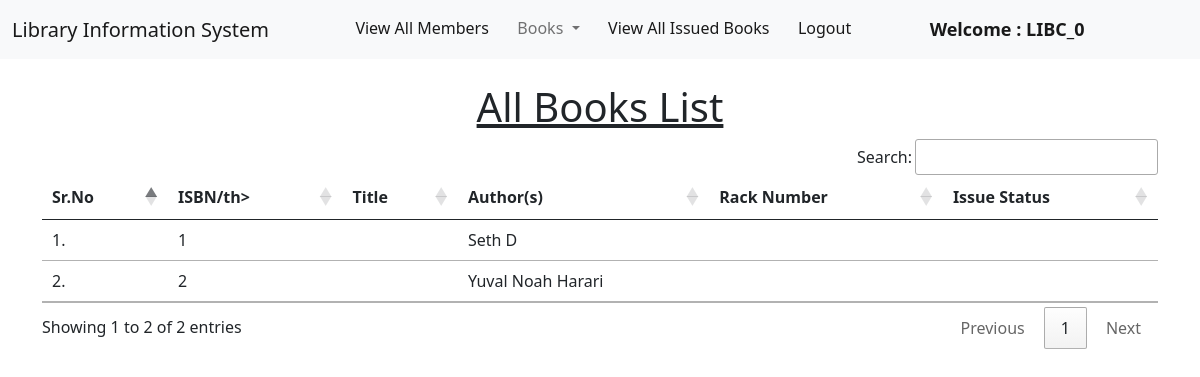
The page /staff/view_books/ (signed in) on the database as committed earlier.
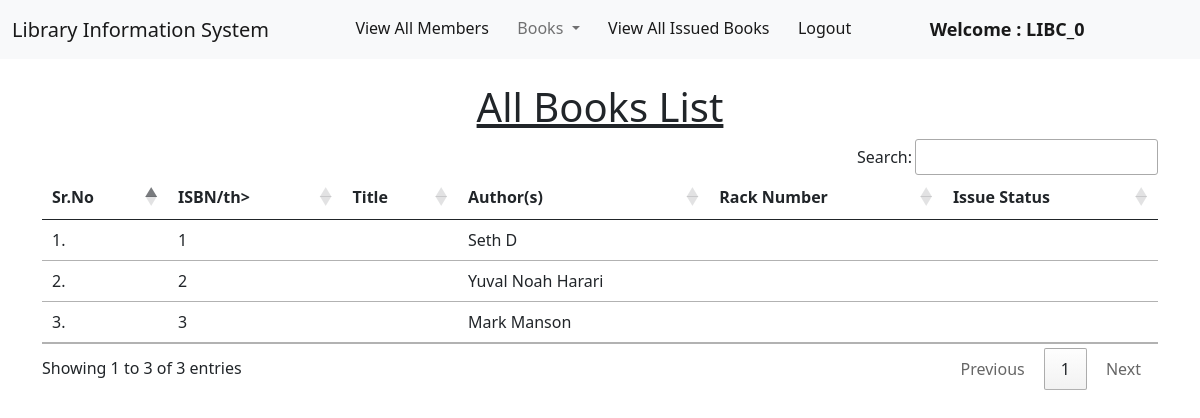
The same page on the database as committed later.
### book/models.py (models this page shows, shortened)
class Book(models.Model):
    title = models.CharField(max_length=200)
    author = models.CharField(max_length=200)
    isbn = models.CharField(max_length= 15)
    rack_number = models.CharField(max_length= 10)
    issue_date = models.DateField(null= True)
    date_added = models.DateField(null=True)
    issue_member = models.ForeignKey("member.Member", on_delete = models.SET_NULL, null = True)

### staff/views.py (the view)
# urls.py: path("view_books/", views.view_books, name="view_books"),
@login_required(login_url = '/staff_login')
def view_books(request):
    books = Book.objects.all()
    return render(request, "staff/view_books.html", {'books':books})

### staff/templates/staff/view_books.html (shortened to what this page needs)
{% extends 'staff/staff_navbar.html' %}
{% load static %}
{% block body %}
<div class="container mt-4">
    <h1 class="text-center"><u>All Books List</u></h1>
    <table class="table table-hover" id="example">
        <thead>
            <tr>
                <th>Sr.No</th>
                <th>ISBN/th>
                <th>Title</th>
                <th>Author(s)</th>
                <th>Rack Number</th>
                <th>Issue Status</th>
            </tr>
        </thead>
        <tbody>
            {% for book in books %}
            <tr>
                <td>{{forloop.counter}}.</td>
                <td>{{book.isbn}}</td>
                <td>{{book.title}}</td>
                <td>{{book.author}}</td>
                <td>{{book.rack_number}}</td>
                <td>{{book.issue_status}}</td>
            </tr>
            {% endfor %}
        </tbody>
    </table>
    </div>
{% endblock %}

### staff/templates/staff/staff_navbar.html (shortened to what this page needs)
<!doctype html>
<html lang="en">
  <head>
    <link href="https://cdn.jsdelivr.net/npm/bootstrap@5.1.0/dist/css/bootstrap.min.css" rel="stylesheet">
    <link rel="stylesheet" href="https://cdn.datatables.net/1.10.25/css/jquery.dataTables.min.css">
    <link rel="stylesheet" href="https://cdn.datatables.net/buttons/1.7.1/css/buttons.dataTables.min.css">
  </head>
  <body>
    <nav class="navbar navbar-expand-lg navbar-light bg-light">
        <div class="container-fluid">
          <a class="navbar-brand" href="#">Library Information System</a>
          <div class="collapse navbar-collapse" id="navbarSupportedContent">
            <ul class="navbar-nav me-auto mb-2 mb-lg-0">
              <li class="nav-item">
                <a class="nav-link active" aria-current="page" href="/view_members/">View All Members</a>
              </li>
              <li class="nav-item dropdown">
                <a class="nav-link dropdown-toggle" href="#" id="navbarDropdown" role="button" data-bs-toggle="dropdown" aria-expanded="false">
                  Books
                </a>
              </li>
              <ul class="navbar-nav me-auto mb-2 mb-lg-0">
                <li class="nav-item">
                  <a class="nav-link active" aria-current="page" href="/issued_books/">View All Issued Books</a>
                </li>
              <li class="nav-item">
                <a class="nav-link active" aria-current="page" href="/staff/logout/">Logout</a>
              </li>
              <li class="nav-item">
                <a style="font-weight:600; font-family:'Segoe UI', Tahoma, Geneva, Verdana, sans-serif; font-size: large;" class="nav-link active" href="#">Welcome : {{request.user}}</a>
              </li>
            </ul>
          </div>
        </div>
      </nav>
      {% block body %}
      {% endblock %}
  </body>
</html>

Rows that differ between the two databases and show on the page:
added Book: isbn "3", author "Mark Manson"
Other text that changed with them:
text written by a page script: "Search: Showing 1 to 2 of 2 entries Previous 1 Next" → "Search: Showing 1 to 3 of 3 entries Previous 1 Next"
